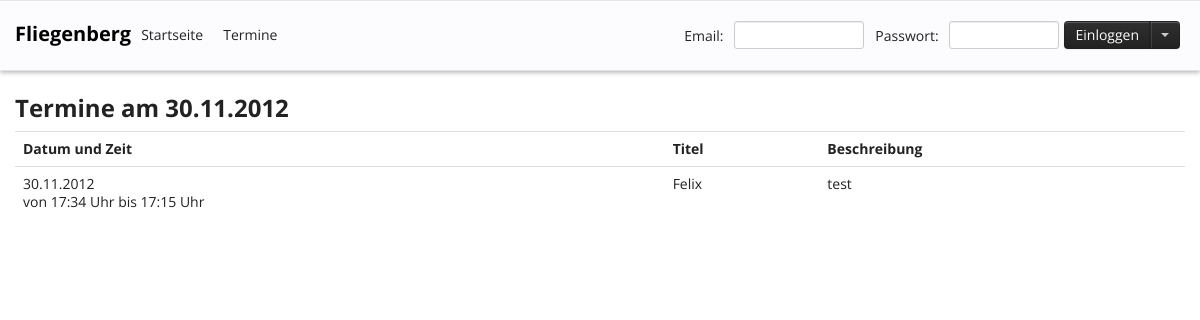
Page /kalender.php?date=30.11.2012 on the committed database.
### tables this page shows
CREATE TABLE `events` (
  `id` int(11) NOT NULL AUTO_INCREMENT,
  `date` date NOT NULL,
  `title` varchar(100) NOT NULL,
  `description` varchar(8000) NOT NULL,
  `startTime` varchar(5) NOT NULL,
  `endTime` varchar(5) NOT NULL,
  `lastEditor` int(11) NOT NULL,
  PRIMARY KEY (`id`)
);

### utils.php (called while the page is built, shortened)
<?php
function date_to_mysql($input) {
    $a = explode('.', $input);
    return sprintf('%04d-%02d-%02d', $a[2], $a[1], $a[0]);
}
function mysql_to_date($input) {
    $a = explode('-', $input);
    return sprintf('%02d.%02d.%04d', $a[2], $a[1], $a[0]);
}
?>

### kalender.php (the view, shortened to what this page needs)
<?php
require_once('utils.php');
if (isset($_GET['date'])) {
    $date = mysql_real_escape_string($_GET['date']);
    $current_site = 'Termine am ' . $date;
    $date = date_to_mysql($date);
} else {
    $current_site = 'Keine Termine';
}
$db = new_db_o();
$sql = 'SELECT `date`, `title`, `description`, `startTime`, `endTime`  FROM `events` WHERE `date` = ? ORDER BY `date`';
$ergebnis = $db->prepare($sql);
$ergebnis->bind_param('s', $date);
$ergebnis->execute();
$ergebnis->bind_result($output_date, $output_title, $output_description, $output_startTime, $output_endTime);
?>
<h2><? echo $current_site; ?></h2>
<table class="table">
    <tr>
        <td><b>Datum und Zeit</b></td>
        <td><b>Titel</b></td>
        <td><b>Beschreibung</b></td>
    </tr>
    <?php
    while ($ergebnis->fetch()) {
        $output = '<tr><td>' . mysql_to_date($output_date);
        if ($output_startTime != 0 && $output_endTime != 0) {
            $output .= '<br />von ' . $output_startTime . ' Uhr bis ' . $output_endTime . ' Uhr';
        }
        $output .= '</td><td>' . $output_title . '</td><td>';
        if (isset($output_description)) {
            $output .= $output_description;
        } else {
            $output .= '&nbsp;';
        }
        $output .= '</td>';
        echo $output;
    }
    ?>
</table>

### assets/css/docs.css (style rules this page uses)
body { position: relative; padding-top: 90px; background-color: #fff; background-image: url(../img/grid-18px-masked.png); background-repeat: repeat-x; background-position: 0 40px; }
.navbar-fixed-top .brand { padding-right: 0; padding-left: 0; margin-left: 20px; float: right; font-weight: bold; color: #000; text-shadow: 0 1px 0 rgba(255,255,255,.1), 0 0 30px rgba(255,255,255,.125); -webkit-transition: all .2s linear; -moz-transition: all .2s linear; transition: all .2s linear; }
h2 + table, h3 + table, h4 + table, h2 + .row { margin-top: 5px; }

### rows in the picture
events: date "30.11.2012", startTime "17:34", endTime "17:15", title "Felix", output "test"

### other values in the picture
$current_site "Termine am 30.11.2012"
